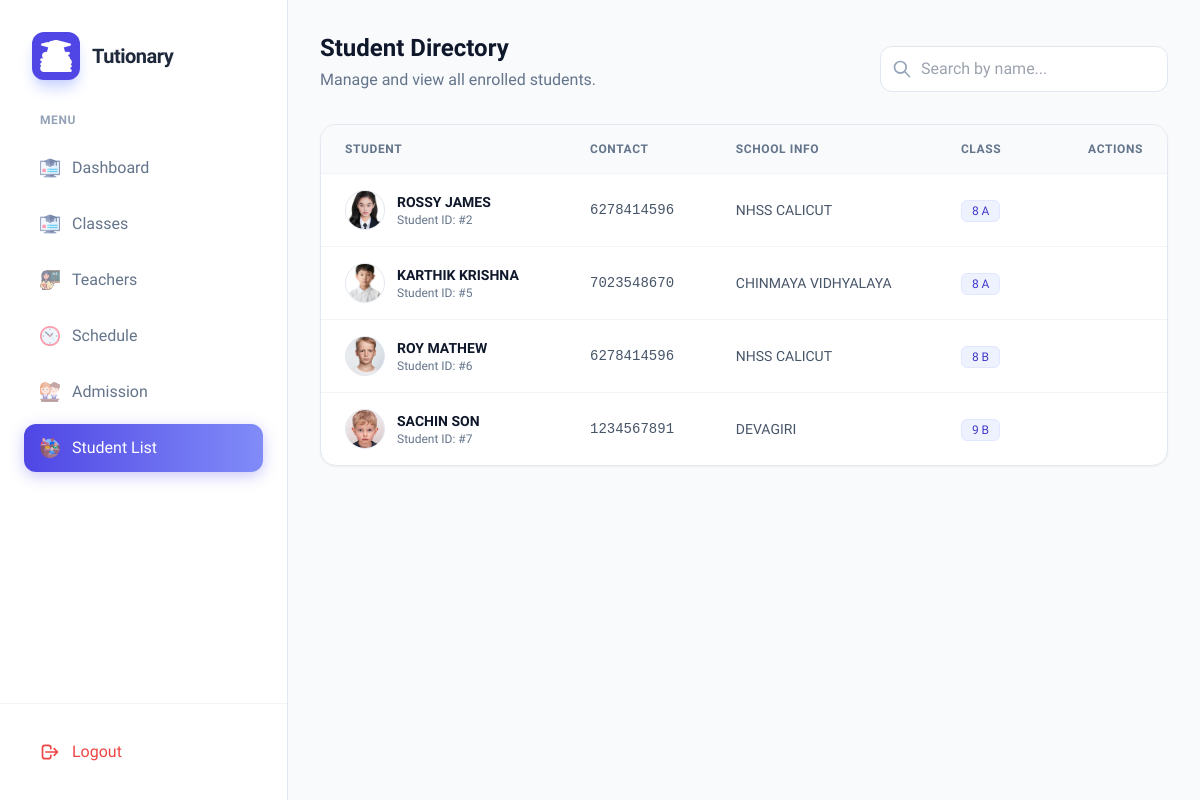
The page /students/ on the database its author committed.
### stdapp/models.py (models this page shows, shortened)
class Student(models.Model):
    fname=models.CharField(max_length=250)
    lname=models.CharField(max_length=250)
    phno=models.IntegerField(max_length=12)
    current_school=models.CharField(max_length=250)
    classs=models.ForeignKey(Class,on_delete=models.CASCADE,null=True)
    image= models.ImageField(upload_to='profile/')
    gender=models.ForeignKey(Gender,on_delete=models.CASCADE,null=True)

class Class(models.Model):
    name=models.CharField(max_length=250)
    description=models.TextField()
    fees=models.IntegerField()

### stdapp/views.py (the view)
# urls.py: path('students/', views.studentlist, name='studentlist'),  # Assuming you have this view
def studentlist(request):
    students = Student.objects.all()
    return render(request, 'student_list.html', {'students': students})

### templates/student_list.html (shortened to what this page needs)
{% load static %}
<!DOCTYPE html>
<html lang="en">
<head>
    <script src="https://cdn.tailwindcss.com"></script>
</head>
<body class="bg-slate-50 text-slate-900">
    <div class="flex h-screen overflow-hidden">
        <aside id="sidebar" class="fixed inset-y-0 left-0 z-50 w-72 bg-white border-r border-slate-200 transform -translate-x-full lg:translate-x-0 transition-transform duration-300 ease-in-out lg:static lg:inset-0">
            <div class="flex flex-col h-full">
                <div class="p-8">
                    <div class="flex items-center gap-3">
                        <div class="p-2 bg-indigo-600 rounded-xl shadow-lg shadow-indigo-200">
                            <img src="{% static 'image/education.png' %}" class="w-8 h-8 brightness-0 invert" alt="Logo">
                        </div>
                        <h2 class="text-xl font-bold tracking-tight text-slate-800">Tutionary</h2>
                    </div>
                </div>
                <nav class="flex-1 px-6 space-y-2 overflow-y-auto">
                    <p class="text-xs font-semibold text-slate-400 uppercase tracking-wider mb-4 px-4">Menu</p>
                    <a href="{% url 'index' %}" class="flex items-center gap-3 px-4 py-3 text-slate-500 hover:bg-slate-50 hover:text-indigo-600 rounded-xl transition-all duration-200">
                        <img src="{% static 'image/online-course.png' %}" class="w-5 h-5 opacity-60" alt=""> Dashboard
                    </a>
                    <a href="{% url 'addcourse' %}" class="flex items-center gap-3 px-4 py-3 text-slate-500 hover:bg-slate-50 hover:text-indigo-600 rounded-xl transition-all duration-200">
                        <img src="{% static 'image/online-course.png' %}" class="w-5 h-5 opacity-60" alt=""> Classes
                    </a>
                    <a href="{% url 'addteacher' %}" class="flex items-center gap-3 px-4 py-3 text-slate-500 hover:bg-slate-50 hover:text-indigo-600 rounded-xl transition-all duration-200">
                        <img src="{% static 'image/female.png' %}" class="w-5 h-5 opacity-60" alt=""> Teachers
                    </a>
                    <a href="{% url 'addtime' %}" class="flex items-center gap-3 px-4 py-3 text-slate-500 hover:bg-slate-50 hover:text-indigo-600 rounded-xl transition-all duration-200">
                        <img src="{% static 'image/clock.png' %}" class="w-5 h-5 opacity-60" alt=""> Schedule
                    </a>
                    <a href="{% url 'addstudent' %}" class="flex items-center gap-3 px-4 py-3 text-slate-500 hover:bg-slate-50 hover:text-indigo-600 rounded-xl transition-all duration-200">
                        <img src="{% static 'image/students.png' %}" class="w-5 h-5 opacity-60" alt=""> Admission
                    </a>
                    <a href="{% url 'studentlist' %}" class="flex items-center gap-3 px-4 py-3 rounded-xl sidebar-item-active font-medium">
                        <img src="{% static 'image/audience.png' %}" class="w-5 h-5 opacity-80" alt=""> Student List
                    </a>
                </nav>
                <div class="p-6 border-t border-slate-100">
                    <a href="{% url 'logout' %}" class="flex items-center gap-3 px-4 py-3 text-red-500 hover:bg-red-50 rounded-xl transition-all">
                        <svg class="w-5 h-5" fill="none" stroke="currentColor" viewBox="0 0 24 24"><path stroke-linecap="round" stroke-linejoin="round" stroke-width="2" d="M17 16l4-4m0 0l-4-4m4 4H7m6 4v1a3 3 0 01-3 3H6a3 3 0 01-3-3V7a3 3 0 013-3h4a3 3 0 013 3v1"></path></svg>
                        <span class="font-medium">Logout</span>
                    </a>
                </div>
            </div>
        </aside>
        <div class="flex-1 flex flex-col min-w-0 bg-slate-50 overflow-hidden">
            <main class="flex-1 overflow-y-auto p-4 lg:p-8">
                <div class="max-w-7xl mx-auto">
                    <div class="flex flex-col md:flex-row md:items-end md:justify-between gap-4 mb-8">
                        <div>
                            <h1 class="text-2xl font-bold text-slate-900">Student Directory</h1>
                            <p class="text-slate-500 mt-1">Manage and view all enrolled students.</p>
                        </div>
                        <div class="relative w-full md:w-72">
                            <span class="absolute inset-y-0 left-0 pl-3 flex items-center pointer-events-none">
                            </span>
                            <input type="text" id="studentSearch" onkeyup="searchStudents()"
                                class="w-full pl-10 pr-4 py-2.5 rounded-xl border border-slate-200 focus:border-indigo-500 focus:ring-2 focus:ring-indigo-200 outline-none transition-all"
                                placeholder="Search by name...">
                        </div>
                    </div>
                    <div class="bg-white rounded-2xl shadow-sm border border-slate-200 overflow-hidden">
                        <div class="overflow-x-auto custom-scroll">
                            <table class="w-full whitespace-nowrap text-left">
                                <thead class="bg-slate-50 border-b border-slate-100">
                                    <tr>
                                        <th class="px-6 py-4 text-xs font-semibold text-slate-500 uppercase tracking-wider">Student</th>
                                        <th class="px-6 py-4 text-xs font-semibold text-slate-500 uppercase tracking-wider">Contact</th>
                                        <th class="px-6 py-4 text-xs font-semibold text-slate-500 uppercase tracking-wider">School Info</th>
                                        <th class="px-6 py-4 text-xs font-semibold text-slate-500 uppercase tracking-wider">Class</th>
                                        <th class="px-6 py-4 text-xs font-semibold text-slate-500 uppercase tracking-wider text-right">Actions</th>
                                    </tr>
                                </thead>
                                <tbody class="divide-y divide-slate-100">
                                    {% for student in students %}
                                    <tr class="student-row hover:bg-slate-50 transition-colors group" data-student-name="{{ student.fname|lower }} {{ student.lname|lower }}">
                                        <td class="px-6 py-4">
                                            <div class="flex items-center gap-3">
                                                <div class="w-10 h-10 rounded-full bg-slate-100 overflow-hidden flex-shrink-0 border border-slate-200">
                                                    {% if student.image %}
                                                        <img src="{{ student.image.url }}" class="w-full h-full object-cover" alt="Student">
                                                    {% endif %}
                                                </div>
                                                <div>
                                                    <p class="text-sm font-semibold text-slate-900">{{ student.fname }} {{ student.lname }}</p>
                                                    <p class="text-xs text-slate-500">Student ID: #{{ student.id }}</p>
                                                </div>
                                            </div>
                                        </td>
                                        <td class="px-6 py-4">
                                            <p class="text-sm text-slate-600 font-medium font-mono">{{ student.phno }}</p>
                                        </td>
                                        <td class="px-6 py-4">
                                            <p class="text-sm text-slate-600 truncate max-w-[200px]" title="{{ student.current_school }}">
                                                {{ student.current_school }}
                                            </p>
                                        </td>
                                        <td class="px-6 py-4">
                                            <span class="inline-flex px-2.5 py-0.5 rounded-md text-xs font-medium bg-indigo-50 text-indigo-700 border border-indigo-100">
                                                {{ student.classs.name }}
                                            </span>
                                        </td>
                                        <td class="px-6 py-4 text-right">
                                        </td>
                                    </tr>
                                    {% endfor %}
                                </tbody>
                            </table>
                        </div>
                    </div>
                </div>
            </main>
        </div>
    </div>
</body>
</html>

### templates/student_list.html (style rules this page uses)
body { font-family: 'Plus Jakarta Sans', sans-serif; }
.sidebar-item-active { background: linear-gradient(90deg, #4f46e5 0%, #818cf8 100%); color: white; box-shadow: 0 4px 15px rgba(79, 70, 229, 0.3); }

### rows shown on the page
Student: image (picture), fname "ROSSY", lname "JAMES", id "2", phno "6278414596", current_school "NHSS CALICUT", classs.name "8 A"
Student: image (picture), fname "KARTHIK", lname "KRISHNA", id "5", phno "7023548670", current_school "CHINMAYA VIDHYALAYA", classs.name "8 A"
Student: image (picture), fname "ROY", lname "MATHEW", id "6", phno "6278414596", current_school "NHSS CALICUT", classs.name "8 B"
Student: image (picture), fname "SACHIN", lname "SON", id "7", phno "1234567891", current_school "DEVAGIRI", classs.name "9 B"
